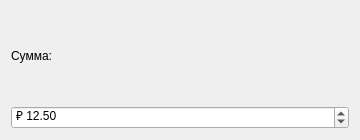
<?xml version="1.0" encoding="UTF-8"?>
<ui version="4.0"><class>Dialog</class><widget class="QDialog" name="Dialog"><property name="geometry"><rect><x>0</x><y>0</y><width>360</width><height>140</height></rect></property><property name="windowTitle"><string>#132 spin/217_double_prefix</string></property><layout class="QVBoxLayout" name="verticalLayout"><property name="leftMargin"><number>11</number></property><property name="topMargin"><number>11</number></property><property name="rightMargin"><number>11</number></property><property name="bottomMargin"><number>11</number></property><property name="spacing"><number>6</number></property><item><widget class="QLabel" name="l1"><property name="text"><string>Сумма:</string></property></widget></item><item><widget class="QDoubleSpinBox" name="dspin"><property name="decimals"><number>2</number></property><property name="minimum"><double>0</double></property><property name="maximum"><double>100</double></property><property name="value"><double>12.5</double></property><property name="singleStep"><double>0.5</double></property><property name="prefix"><string>₽ </string></property></widget></item></layout></widget></ui>
